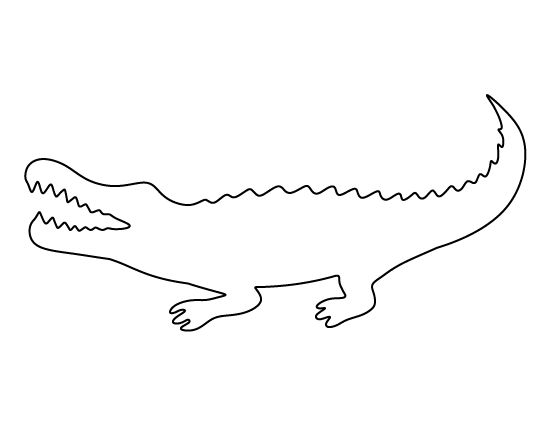
#> input picture assets/baker_2018/outline_images_fix/African_crocodile.jpg, 550 x 425 px; its folder holds only this picture in this run
$ python generate_dataset.py
#> lines starting #> are read from the running program, lines starting #| are printed output that depends on the picture; after the words box and inside, x2 and y2 are one past the last pixel; in counts of white or black regions, pixels touching at a corner belong together
#> in create_dataset, `background = Image.new("RGBA", (224, 224), (255, 255, 255))`: background: PIL image 224x224 RGBA; every value is 255
### src/utils/compute_distance/misc.py
import os
import re
from copy import deepcopy

import PIL.Image as Image
import numpy as np
import torch
from matplotlib import pyplot as plt
from torchvision.transforms import functional as F


class PasteOnCanvas(torch.nn.Module):
    # [93 lines left out: functions __init__, forward, get_new_affine_values, my_affine, save_figs, has_subfolders, not called in this run]


def paste_at_center(canvas, image_to_paste):
    canvas = deepcopy(canvas)
    # Calculate the center of the canvas
    canvas_width, canvas_height = canvas.size
    canvas_center_x = canvas_width // 2
    canvas_center_y = canvas_height // 2

    # Calculate the position to paste the image so its center aligns with the canvas center
    image_width, image_height = image_to_paste.size
    position_x = canvas_center_x - (image_width // 2)
    position_y = canvas_center_y - (image_height // 2)
    position = (position_x, position_y)

    # Paste the image onto the canvas
    canvas.paste(image_to_paste, position)
    return canvas

### src/high_level_vision/baker_2018/generate_dataset.py
import os
import pathlib
from copy import deepcopy

import matplotlib.pyplot as plt
import numpy as np
import PIL.Image as Image
import glob
from PIL.ImageOps import grayscale, invert

import numpy as np

from src.utils.compute_distance.misc import paste_at_center


def apply_grid_mask(
    image_path,
    grid_size,
    grid_thickness=1,
    grid_shift=0,
    rotation_degrees=0,
    canvas_color=255,
):
    # Open the image
#> called with grid_size = 8, grid_thickness = 4, grid_shift = 0, rotation_degrees = 45, canvas_color = 255
    image = grayscale(Image.open(image_path))
    scaleby = 100 / (np.max(image.size))
#> scaleby = 0.182
    image_resized = image.resize(
        (int(image.size[0] * scaleby), int(image.size[1] * scaleby))
    )
    # Convert the image to a NumPy array
    image_array = np.array(image_resized)
    # line_drawing_pixels = np.all(image_array == line_color, axis=-1)

    # Get image dimensions
    height, width = image_array.shape
#> height = 77; width = 100

    # Create a mask of zeros with the same dimensions as the image
    mask = np.full((height * 2, width * 2), False)

    # Set the grid mask values to 1
    for i in range(grid_shift, mask.shape[0], grid_size):
        mask[i : i + grid_thickness, :] = 1
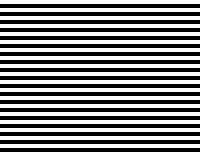
#> mask: shape (154, 200) bool; 50.6% white; 19 black regions, largest, box (x1, y1, x2, y2) and area: (0, 4, 200, 8) 800, (0, 12, 200, 16) 800, (0, 20, 200, 24) 800

    # for j in range(grid_shift, width, grid_size):
    #     mask[:, j : j + grid_thickness] = 1
    rotated_mask = np.array(
        Image.fromarray(mask).rotate(rotation_degrees, expand=True, fillcolor=(0))
    )
    # Image.fromarray(rotated_mask).show()
    rotated_mask = rotated_mask[
        rotated_mask.shape[0] // 2
        - height // 2 : rotated_mask.shape[0] // 2
        - height // 2
        + height,
        rotated_mask.shape[1] // 2
        - width // 2 : rotated_mask.shape[1] // 2
        - width // 2
        + width,
    ]
    # Image.fromarray(rotated_mask2).show()

    # intersection_pixels = np.logical_and(line_drawing_pixels, mask)
    masked_image = deepcopy(image_array)
    masked_image[rotated_mask] = canvas_color
#> masked_image: shape (77, 100); min 110, max 255, mean 252.7
    complement_image = deepcopy(image_array)
    complement_image[~rotated_mask] = canvas_color
#> complement_image: shape (77, 100); min 103, max 255, mean 252.5
    # Apply the mask to the image
    # masked_image_array = np.logical_and(image_array, mask)

    # Convert the masked NumPy array back to an Image object
    masked_image = Image.fromarray(masked_image.astype(np.uint8))
    complement_image = Image.fromarray(complement_image.astype(np.uint8))

    return masked_image, complement_image, mask


# Example usage:
def create_dataset(grid_degree, grid_size, grid_thickness):
    path = "data/high_level_vision/baker_2018/outline_images_fix"
    all_files = glob.glob(path + "/**")

    result_folder = (
        f"data/high_level_vision/baker_2018/grid_degree{grid_degree}/gsize{grid_size}/"
    )
    [
        pathlib.Path(result_folder + f"{ff}").mkdir(parents=True, exist_ok=True)
        for ff in ["del", "del_complement", f"del_{grid_size // 4}shift/"]
    ]
    background = Image.new("RGBA", (224, 224), (255, 255, 255))

    for f in all_files:
        masked_image, complement_image, mask = apply_grid_mask(
            f,
            grid_size,
            grid_shift=0,
            grid_thickness=grid_thickness,
            rotation_degrees=grid_degree,
            canvas_color=255,
        )

        masked_image = invert(paste_at_center(background, masked_image).convert("RGB"))
#> in paste_at_center, `canvas.paste(image_to_paste, position)`:
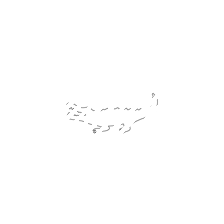
#> canvas: PIL image 224x224 RGBA; mean R, G, B, A 254.6, 254.6, 254.6, 255
#> masked_image: PIL image 224x224 RGB
        masked_image.save(
            result_folder + "/del/" + os.path.splitext(os.path.basename(f))[0] + ".png"
        )

        complement_image = invert(
            paste_at_center(background, complement_image).convert("RGB")
        )
#> complement_image: PIL image 224x224 RGB
        complement_image.save(
            result_folder
            + "/del_complement/"
            + os.path.splitext(os.path.basename(f))[0]
            + ".png"
        )

        for f in all_files:
            masked_image, complement_image, mask = apply_grid_mask(
                f,
                grid_size,
                grid_shift=grid_size // 4,
                grid_thickness=grid_thickness,
                rotation_degrees=grid_degree,
                canvas_color=255,
            )
#> call 2 of apply_grid_mask, with grid_size = 8, grid_thickness = 4, grid_shift = 2, rotation_degrees = 45, canvas_color = 255
#> after the loop in apply_grid_mask (call 2), `for i in range(grid_shift, mask.shape[0], grid_size):`:
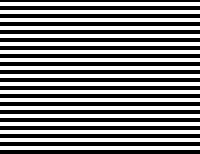
#> mask: shape (154, 200) bool; 49.4% white; 19 white regions, largest, box (x1, y1, x2, y2) and area: (0, 2, 200, 6) 800, (0, 10, 200, 14) 800, (0, 18, 200, 22) 800
#> in apply_grid_mask (call 2), `masked_image[rotated_mask] = canvas_color`: masked_image: shape (77, 100); min 103, max 255, mean 252.6
#> in apply_grid_mask (call 2), `complement_image[~rotated_mask] = canvas_color`: complement_image: shape (77, 100); min 106, max 255, mean 252.6
            masked_image = invert(
                paste_at_center(background, masked_image).convert("RGB")
            )
#> masked_image: PIL image 224x224 RGB

            masked_image.save(
                result_folder
                + f"/del_{grid_size // 4}shift/"
                + os.path.splitext(os.path.basename(f))[0]
                + ".png"
            )


if __name__ == "__main__":
    image_size = 100
    create_dataset(grid_size=8, grid_thickness=4, grid_degree=45)
    create_dataset(grid_size=16, grid_thickness=9, grid_degree=45)
#> call 3 of apply_grid_mask, with grid_size = 16, grid_thickness = 9, grid_shift = 0, rotation_degrees = 45, canvas_color = 255
#> after the loop in apply_grid_mask (call 3), `for i in range(grid_shift, mask.shape[0], grid_size):`:
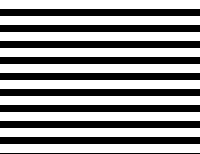
#> mask: shape (154, 200) bool; 58.4% white; 10 black regions, largest, box (x1, y1, x2, y2) and area: (0, 9, 200, 16) 1400, (0, 25, 200, 32) 1400, (0, 41, 200, 48) 1400
#> in apply_grid_mask (call 3), `masked_image[rotated_mask] = canvas_color`: masked_image: shape (77, 100); min 106, max 255, mean 253
#> in apply_grid_mask (call 3), `complement_image[~rotated_mask] = canvas_color`: complement_image: shape (77, 100); min 103, max 255, mean 252.1
#> call 4 of apply_grid_mask, with grid_size = 16, grid_thickness = 9, grid_shift = 4, rotation_degrees = 45, canvas_color = 255
#> after the loop in apply_grid_mask (call 4), `for i in range(grid_shift, mask.shape[0], grid_size):`:
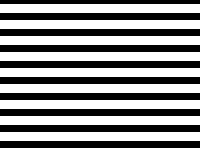
#> mask: shape (154, 200) bool; 56.5% white; 10 black regions, largest, box (x1, y1, x2, y2) and area: (0, 13, 200, 20) 1400, (0, 29, 200, 36) 1400, (0, 45, 200, 52) 1400
#> in apply_grid_mask (call 4), `masked_image[rotated_mask] = canvas_color`:
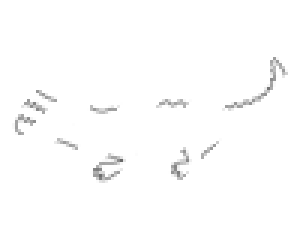
#> masked_image: shape (77, 100) (shown 3 times larger); min 103, max 255, mean 252.7
#> in apply_grid_mask (call 4), `complement_image[~rotated_mask] = canvas_color`:
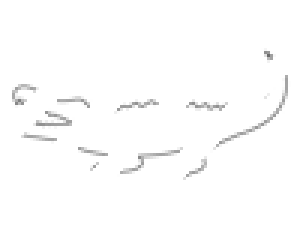
#> complement_image: shape (77, 100) (shown 3 times larger); min 106, max 255, mean 252.5

$ run again, on assets/baker_2018/outline_images_fix/sewing_machine.jpg
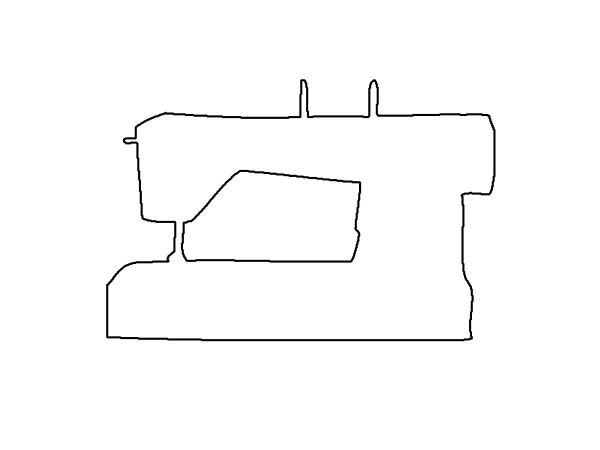
#> input picture assets/baker_2018/outline_images_fix/sewing_machine.jpg, 1200 x 900 px (shown at 1/2 size)
#> background: PIL image 224x224 RGBA; every value is 255
#> after the loop in apply_grid_mask, `for i in range(grid_shift, mask.shape[0], grid_size):`:
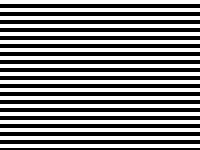
#> mask: shape (150, 200) bool; 50.7% white; 19 black regions, largest, box (x1, y1, x2, y2) and area: (0, 4, 200, 8) 800, (0, 12, 200, 16) 800, (0, 20, 200, 24) 800
#> in apply_grid_mask (call 4), `complement_image[~rotated_mask] = canvas_color`:
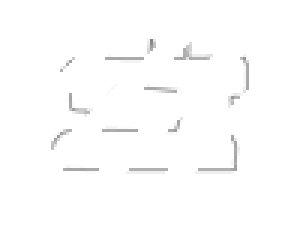
#> complement_image: shape (75, 100) (shown 3 times larger); min 131, max 255, mean 252.9

$ run again, on assets/baker_2018/outline_images_fix/standard_poodle.jpg
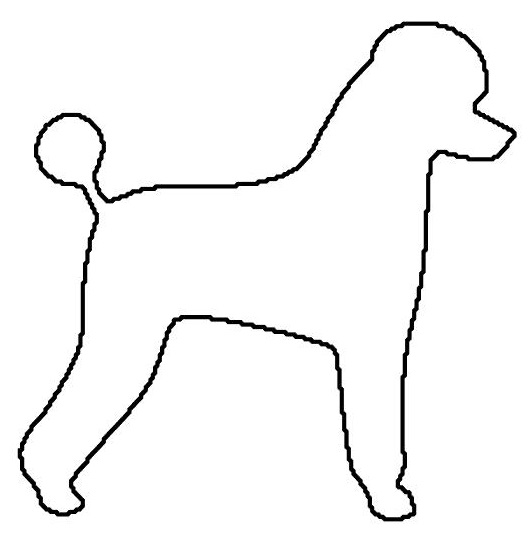
#> input picture assets/baker_2018/outline_images_fix/standard_poodle.jpg, 530 x 544 px
#> background: PIL image 224x224 RGBA; every value is 255
#> in apply_grid_mask (call 4), `complement_image[~rotated_mask] = canvas_color`:
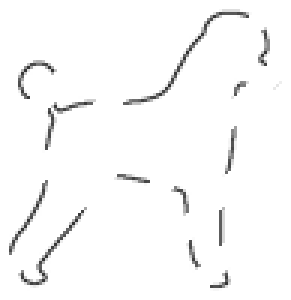
#> complement_image: shape (100, 97) (shown 3 times larger); min 49, max 255, mean 248.8
